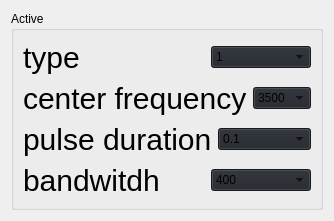
                            <widget class="QWidget" name="active_page">
                             <layout class="QVBoxLayout" name="verticalLayout_25">
                              <item>
                               <layout class="QHBoxLayout" name="horizontalLayout_6">
                                <item>
                                 <widget class="QGroupBox" name="groupBox_7">
                                  <property name="title">
                                   <string>Active</string>
                                  </property>
                                  <layout class="QVBoxLayout" name="verticalLayout_28">
                                   <item>
                                    <layout class="QHBoxLayout" name="horizontalLayout_10">
                                     <item>
                                      <widget class="QLabel" name="active_type_label">
                                       <property name="sizePolicy">
                                        <sizepolicy hsizetype="Minimum" vsizetype="Preferred">
                                         <horstretch>0</horstretch>
                                         <verstretch>0</verstretch>
                                        </sizepolicy>
                                       </property>
                                       <property name="minimumSize">
                                        <size>
                                         <width>0</width>
                                         <height>0</height>
                                        </size>
                                       </property>
                                       <property name="maximumSize">
                                        <size>
                                         <width>500</width>
                                         <height>16777215</height>
                                        </size>
                                       </property>
                                       <property name="styleSheet">
                                        <string notr="true">font-size:30px;</string>
                                       </property>
                                       <property name="text">
                                        <string>type</string>
                                       </property>
                                      </widget>
                                     </item>
                                     <item>
                                      <widget class="QComboBox" name="active_type_edit">
                                       <property name="maximumSize">
                                        <size>
                                         <width>100</width>
                                         <height>16777215</height>
                                        </size>
                                       </property>
                                       <property name="styleSheet">
                                        <string notr="true">background-color: rgb(33, 37, 43);</string>
                                       </property>
                                       <item>
                                        <property name="text">
                                         <string>1</string>
                                        </property>
                                       </item>
                                       <item>
                                        <property name="text">
                                         <string>2</string>
                                        </property>
                                       </item>
                                      </widget>
                                     </item>
                                    </layout>
                                   </item>
                                   <item>
                                    <layout class="QHBoxLayout" name="horizontalLayout_12">
                                     <item>
                                      <widget class="QLabel" name="active_freq_label">
                                       <property name="sizePolicy">
                                        <sizepolicy hsizetype="Minimum" vsizetype="Preferred">
                                         <horstretch>0</horstretch>
                                         <verstretch>0</verstretch>
                                        </sizepolicy>
                                       </property>
                                       <property name="maximumSize">
                                        <size>
                                         <width>500</width>
                                         <height>16777215</height>
                                        </size>
                                       </property>
                                       <property name="styleSheet">
                                        <string notr="true">font-size:30px;</string>
                                       </property>
                                       <property name="text">
                                        <string>center frequency</string>
                                       </property>
                                      </widget>
                                     </item>
                                     <item>
                                      <widget class="QComboBox" name="active_freq_edit">
                                       <property name="maximumSize">
                                        <size>
                                         <width>100</width>
                                         <height>16777215</height>
                                        </size>
                                       </property>
                                       <property name="styleSheet">
                                        <string notr="true">background-color: rgb(33, 37, 43);</string>
                                       </property>
                                       <item>
                                        <property name="text">
                                         <string>3500</string>
                                        </property>
                                       </item>
                                       <item>
                                        <property name="text">
                                         <string>3600</string>
                                        </property>
                                       </item>
                                       <item>
                                        <property name="text">
                                         <string>3700</string>
                                        </property>
                                       </item>
                                       <item>
                                        <property name="text">
                                         <string>3800</string>
                                        </property>
                                       </item>
                                       <item>
                                        <property name="text">
                                         <string>3900</string>
                                        </property>
                                       </item>
                                       <item>
                                        <property name="text">
                                         <string>4000</string>
                                        </property>
                                       </item>
                                      </widget>
                                     </item>
                                    </layout>
                                   </item>
                                   <item>
                                    <layout class="QHBoxLayout" name="horizontalLayout_11">
                                     <item>
                                      <widget class="QLabel" name="active_pulse_label">
                                       <property name="sizePolicy">
                                        <sizepolicy hsizetype="Minimum" vsizetype="Preferred">
                                         <horstretch>0</horstretch>
                                         <verstretch>0</verstretch>
                                        </sizepolicy>
                                       </property>
                                       <property name="maximumSize">
                                        <size>
                                         <width>500</width>
                                         <height>16777215</height>
                                        </size>
                                       </property>
                                       <property name="styleSheet">
                                        <string notr="true">font-size:30px;</string>
                                       </property>
                                       <property name="text">
                                        <string>pulse duration</string>
                                       </property>
                                      </widget>
                                     </item>
                                     <item>
                                      <widget class="QComboBox" name="active_pulse_edit">
                                       <property name="maximumSize">
                                        <size>
                                         <width>100</width>
                                         <height>16777215</height>
                                        </size>
                                       </property>
                                       <property name="styleSheet">
                                        <string notr="true">background-color: rgb(33, 37, 43);</string>
                                       </property>
                                       <item>
                                        <property name="text">
                                         <string>0.1</string>
                                        </property>
                                       </item>
                                       <item>
                                        <property name="text">
                                         <string>0.5</string>
                                        </property>
                                       </item>
                                       <item>
                                        <property name="text">
                                         <string>1.0</string>
                                        </property>
                                       </item>
                                      </widget>
                                     </item>
                                    </layout>
                                   </item>
                                   <item>
                                    <layout class="QHBoxLayout" name="horizontalLayout_13">
                                     <item>
                                      <widget class="QLabel" name="active_band_label">
                                       <property name="sizePolicy">
                                        <sizepolicy hsizetype="Minimum" vsizetype="Preferred">
                                         <horstretch>0</horstretch>
                                         <verstretch>0</verstretch>
                                        </sizepolicy>
                                       </property>
                                       <property name="maximumSize">
                                        <size>
                                         <width>500</width>
                                         <height>16777215</height>
                                        </size>
                                       </property>
                                       <property name="styleSheet">
                                        <string notr="true">font-size:30px;</string>
                                       </property>
                                       <property name="text">
                                        <string>bandwitdh</string>
                                       </property>
                                      </widget>
                                     </item>
                                     <item>
                                      <widget class="QComboBox" name="active_band_edit">
                                       <property name="maximumSize">
                                        <size>
                                         <width>100</width>
                                         <height>16777215</height>
                                        </size>
                                       </property>
                                       <property name="styleSheet">
                                        <string notr="true">background-color: rgb(33, 37, 43);</string>
                                       </property>
                                       <item>
                                        <property name="text">
                                         <string>400</string>
                                        </property>
                                       </item>
                                       <item>
                                        <property name="text">
                                         <string>500</string>
                                        </property>
                                       </item>
                                       <item>
                                        <property name="text">
                                         <string>600</string>
                                        </property>
                                       </item>
                                      </widget>
                                     </item>
                                    </layout>
                                   </item>
                                  </layout>
                                 </widget>
                                </item>
                               </layout>
                              </item>
                             </layout>
                            </widget>
